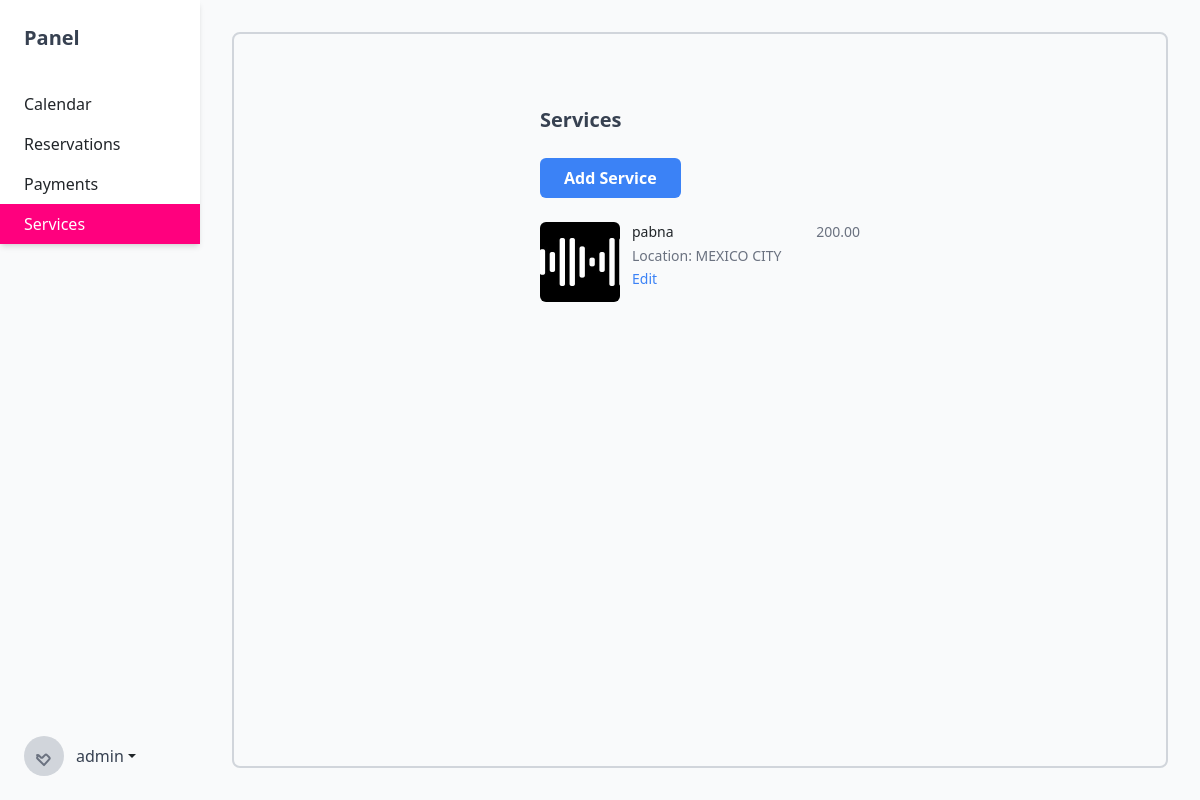
Screenshot of /panel/services (signed in) with the database file from the repository.
### panel/models.py (models this page shows, shortened)
class Service(models.Model):
    name = models.CharField(max_length=200)
    price = models.DecimalField(max_digits=6, decimal_places=2)
    description = models.TextField()
    space = models.ForeignKey(ClassSpaceModel, on_delete=models.CASCADE)
    picture = models.ImageField(upload_to="pictures/")
    location = models.CharField(max_length=200)
    inicio = models.TimeField(blank=True, null=True)
    fin = models.TimeField(blank=True, null=True)

### panel/views.py (the view)
# urls.py: path("services", superuser_required(services_panel_view), name="services"),
def services_panel_view(request):
    services = Service.objects.all()
    return render(request, "panel/services.html", context={"services": services})

### class_reservation/urls.py (called while the page is built)
def is_superuser(user):
    return user.is_superuser

def superuser_required(view_func):
    return user_passes_test(lambda user: is_superuser(user))(view_func)

### templates/panel/services.html (shortened to what this page needs)
{% extends "panel/panel.base.html" %}
{% block content %}
<div class="w-full max-w-xs mx-auto mt-5">
    <h1 class="text-xl font-semibold text-gray-700">Services</h1>
    <a href="{% url 'panel:add_service' %}" class="inline-block bg-blue-500 hover:bg-blue-700 text-white font-bold py-2 px-4 rounded mt-4">Add Service</a>    <ul class="divide-y divide-gray-200">
        {% for service in services %}
            <li class="py-4">
                <div class="flex space-x-3">
                    <img class="h-20 w-20 object-cover rounded" src="{{ service.picture.url }}" alt="{{ service.name }}">
                    <div class="flex-1 space-y-1">
                        <div class="flex items-center justify-between">
                            <h3 class="text-sm font-medium">{{ service.name }}</h3>
                            <p class="text-sm text-gray-500">{{ service.price }}</p>
                        </div>
                        <p class="text-sm text-gray-500">Location: {{ service.location }}</p>
                        <a href="{% url 'panel:edit_service' service.id %}" class="text-sm text-blue-500">Edit</a>
                    </div>
                </div>
            </li>
        {% endfor %}
    </ul>
</div>
{% endblock %}

### templates/panel/panel.base.html (shortened to what this page needs)
{% load static%}
<!DOCTYPE html>
<html lang="en">
<head>
    <link href="https://cdn.jsdelivr.net/npm/bootstrap@5.3.2/dist/css/bootstrap.min.css" rel="stylesheet"
>
    <script src="https://cdn.tailwindcss.com"></script>
</head>
<body class="bg-gray-50">
    <div class="min-h-screen flex">
        <div class="sidebar w-64 bg-white shadow-md">
            <div class="px-6 py-4">
                <h1 class="text-xl font-semibold text-gray-700">Panel</h1>
            </div>
            <nav class="mt-2">
                <a href="{% url 'panel:calendar' %}" class="nav-link block px-6 py-2 hover:bg-gray-100">
                    Calendar
                </a>
                <a href="{% url 'panel:reservations' %}" class="nav-link block px-6 py-2 hover:bg-gray-100">
                    Reservations
                </a>
                <a href="{% url 'panel:payments' %}" class="nav-link block px-6 py-2 hover:bg-gray-100">
                    Payments
                </a>
                <a href="{% url 'panel:services' %}" class="nav-link block px-6 py-2 hover:bg-gray-100">
                    Services
                </a>
            </nav>
            <div class="username-section absolute bottom-0 inset-x-0 p-6 dropdown">
                <a href="#" class="flex items-center dropdown-toggle" id="dropdownMenuButton" data-toggle="dropdown"
                    aria-haspopup="true" aria-expanded="false">
                    <span class="h-10 w-10 rounded-full bg-gray-300 flex items-center justify-center">
                    </span>
                    <span class="ml-3 text-gray-700">{{user}}</span>
                </a>
            </div>
        </div>
        <div class="flex-1 p-8">
            <div class="h-full border-2 border-gray-300 rounded-lg p-6">
                {% block content %}
                {% endblock%}
            </div>
        </div>
    </div>
</body>
</html>

### templates/panel/panel.base.html (style rules this page uses)
.sidebar { width: 200px; transition: width 0.5s; height: 100%; }
.main-color { background-color: rgb(255, 0, 126); }

### rows the page displays
Service: picture (picture), name "pabna", price "200.00", location "MEXICO CITY"

### other values shown
{{ user }} "admin"
